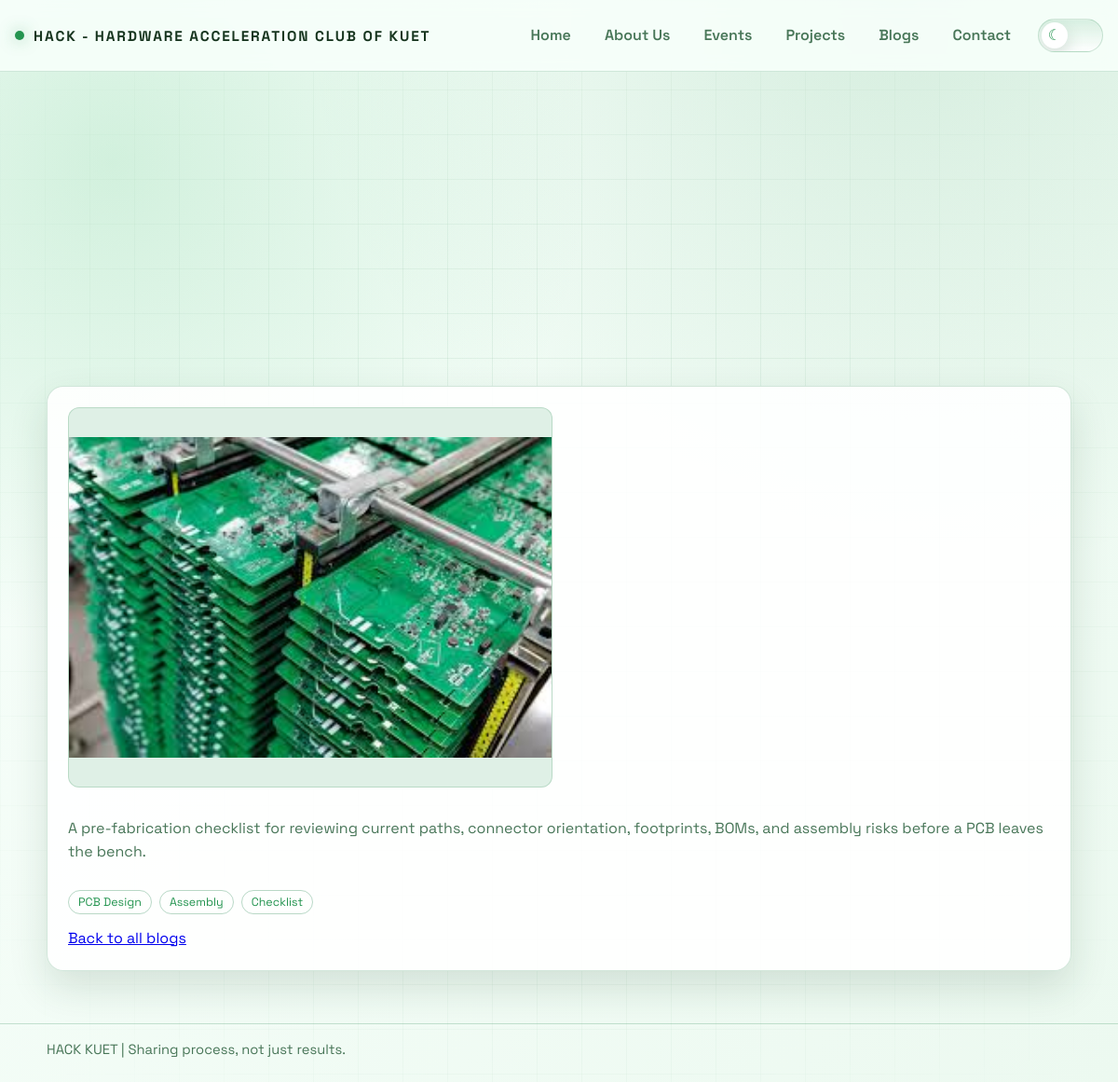
/blog-detail.php?slug=pcb-review-checklist, run on the app's committed database.
### tables this page shows
CREATE TABLE IF NOT EXISTS `blogs` (
  `id`           INT UNSIGNED NOT NULL AUTO_INCREMENT,
  `title`        VARCHAR(200) NOT NULL,
  `slug`         VARCHAR(220) NOT NULL,
  `author_name`  VARCHAR(100) NOT NULL,
  `author_email` VARCHAR(150) NULL DEFAULT NULL,
  `author_university` VARCHAR(150) NULL DEFAULT NULL,
  `author_department` VARCHAR(100) NULL DEFAULT NULL,
  `content`      LONGTEXT     NOT NULL,
  `excerpt`      TEXT         NULL DEFAULT NULL,
  `cover_image`  VARCHAR(255) NULL DEFAULT NULL,
  `image_2`      VARCHAR(255) NULL DEFAULT NULL,
  `tags`         VARCHAR(500) NULL DEFAULT NULL,
  `status`       ENUM('pending','published','rejected') NOT NULL DEFAULT 'pending',
  `submitted_at` TIMESTAMP    NOT NULL DEFAULT CURRENT_TIMESTAMP,
  `published_at` TIMESTAMP    NULL DEFAULT NULL,
  `reviewed_by`  INT UNSIGNED NULL DEFAULT NULL,
  PRIMARY KEY (`id`),
  UNIQUE KEY `uq_blog_slug` (`slug`),
  KEY `idx_blog_status` (`status`),
  CONSTRAINT `fk_blog_reviewer` FOREIGN KEY (`reviewed_by`) REFERENCES `admins` (`id`) ON DELETE SET NULL
);

### blog-detail.php (the view, shortened to what this page needs)
<?php
require_once __DIR__ . '/public-data.php';
$slug = trim((string) ($_GET['slug'] ?? ''));
$rows = public_rows("SELECT * FROM blogs WHERE slug = ? AND status = 'published' LIMIT 1", [$slug]);
$blog = $rows[0] ?? null;
    ?>
    <?php
$images = array_values(array_filter([$blog['cover_image'] ?? '', $blog['image_2'] ?? '']));
?>
    <main class="container">
        <section class="section">
            <article class="card blog-intro">
                <?php if ($images): ?>
                    <div class="blog-gallery">
                        <?php foreach ($images as $image): ?>
                            <img src="<?= public_h($image) ?>" alt="<?= public_h($blog['title']) ?> image" onerror="this.remove()">
                        <?php endforeach; ?>
                    </div>
                <?php endif; ?>
                <div class="blog-content">
                    <?php foreach (preg_split('/\R{2,}/', trim($blog['content'])) as $paragraph): ?>
                        <p><?= nl2br(public_h($paragraph)) ?></p>
                    <?php endforeach; ?>
                </div>
                <?php $chips = public_chips($blog['tags'] ?? ''); ?>
                <?php if ($chips): ?>
                    <div class="chips">
                        <?php foreach ($chips as $chip): ?>
                            <span class="chip"><?= public_h($chip) ?></span>
                        <?php endforeach; ?>
                    </div>
                <?php endif; ?>
                <p><a href="blogs.php">Back to all blogs</a></p>
            </article>
        </section>
    </main>

### style.css (style rules this page uses)
:root { --bg-1: #f8fffb; --bg-2: #ecf9f0; --panel: rgba(255, 255, 255, 0.9); --panel-border: rgba(52, 140, 89, 0.22); --text: #17351f; --muted: #487658; --accent: #23944f; --accent-2: #5eb87c; --shadow: 0 18px 42px rgba(26, 74, 42, 0.14); --bg-glow-1: rgba(92, 196, 130, 0.24); --bg-glow-2: rgba(54, 157, 93, 0.15); --grid-line: rgba(42, 128, 76, 0.08); --header-bg: rgba(248, 255, 251, 0.88); --header-border: rgba(52, 140, 89, 0.2); --chip-border: rgba(52, 140, 89, 0.34); --timeline-border: rgba(52, 140, 89, 0.34); --input-border: rgba(52, 140, 89, 0.3); --input-bg: rgba(255, 255, 255, 0.96); --nav-hover-border: rgba(52, 140, 89, 0.48); --footer-border: rgba(52, 140, 89, 0.26); --btn-text: #ffffff; --focus-ring: rgba(35, 148, 79, 0.28); --brand-glow: rgba(35, 148, 79, 0.5); --toggle-track: rgba(35, 148, 79, 0.14); --toggle-track-hover: rgba(35, 148, 79, 0.22); --toggle-thumb: #ffffff; --toggle-thumb-shadow: 0 8px 18px rgba(26, 74, 42, 0.18); }
* { box-sizing: border-box; }
body { margin: 0; min-height: 100vh; color: var(--text); font-family: "Space Grotesk", "Segoe UI", sans-serif; background: radial-gradient(circle at 10% 15%, var(--bg-glow-1), transparent 35%), radial-gradient(circle at 80% 0%, var(--bg-glow-2), transparent 42%), linear-gradient(130deg, var(--bg-1), var(--bg-2)); overflow-x: hidden; transition: background 260ms ease, color 220ms ease; }
html, body { max-width: 100%; }
body::before { content: ""; position: fixed; inset: 0; pointer-events: none; background-image: linear-gradient(var(--grid-line) 1px, transparent 1px), linear-gradient(90deg, var(--grid-line) 1px, transparent 1px); background-size: 48px 48px; mask-image: radial-gradient(circle at center, black 30%, transparent 95%); }
.container { width: min(1100px, calc(100% - 32px)); margin: 0 auto; }
.section { padding: 24px 0 56px; }
.card { background: var(--panel); border: 1px solid var(--panel-border); border-radius: 18px; padding: 22px; box-shadow: var(--shadow); animation: riseIn 700ms ease both; }
.card p { margin: 0; color: var(--muted); line-height: 1.55; }
.blog-intro { display: grid; gap: 14px; }
.blog-intro p { margin: 0; }
.blog-content { display: grid; gap: 14px; }
.blog-content p { margin: 0; }
.blog-gallery { display: grid; grid-template-columns: repeat(2, minmax(0, 1fr)); gap: 14px; margin: 0 0 18px; }
.blog-gallery img { width: 100%; height: clamp(220px, 34vw, 420px); object-fit: contain; object-position: center; background: color-mix(in srgb, var(--panel) 86%, var(--accent) 14%); border-radius: 12px; border: 1px solid var(--panel-border); }
.js-reveal { opacity: 0; transform: translateY(20px); transition: opacity 420ms ease, transform 420ms ease; }
.chips { margin-top: 14px; display: flex; flex-wrap: wrap; gap: 8px; }
.chip { border: 1px solid var(--chip-border); border-radius: 999px; padding: 4px 10px; font-size: 0.78rem; color: var(--accent); }

### data on the page
blogs: content "A pre-fabrication checklist for reviewing current paths, connector orientation, footprints, BOMs, and assembly risks before a PCB leaves the bench.", tags "PCB Design", tags "Assembly", tags "Checklist"

### other printed values
public_h($label) "Home"
public_h($label) "About Us"
public_h($label) "Events"
public_h($label) "Projects"
public_h($label) "Blogs"
public_h($label) "Contact"
public_h($text) "HACK KUET | Sharing process, not just results."
